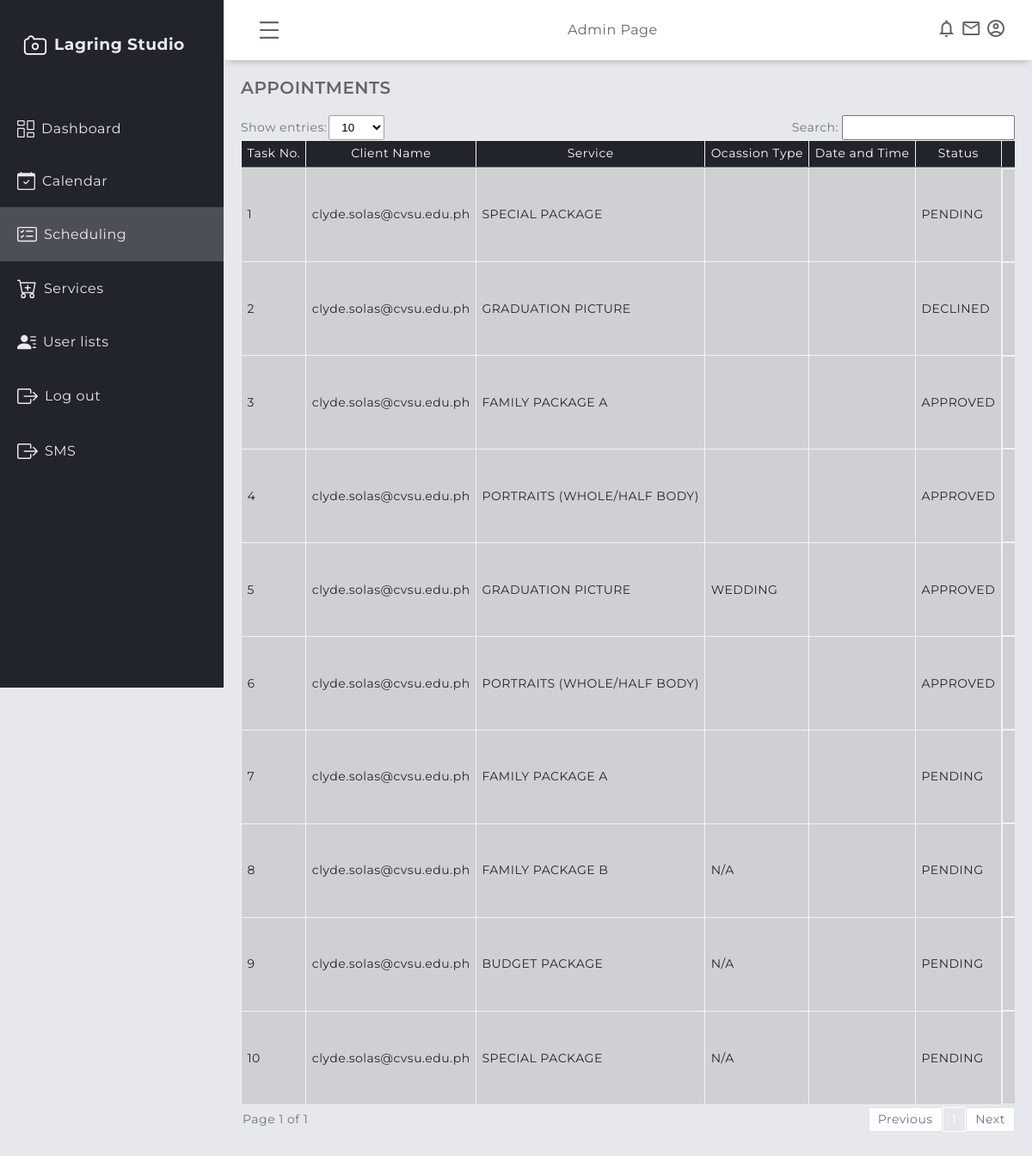
Page /admin/scheduled_task.php (signed in) on the committed database.
### tables this page shows
CREATE TABLE IF NOT EXISTS `appointment` (
  `apt_id` int NOT NULL AUTO_INCREMENT,
  `schedule_id` varchar(255) DEFAULT NULL,
  `user_id` int NOT NULL,
  `service_id` int NOT NULL,
  `apt_occasion_type` varchar(200) DEFAULT NULL,
  `apt_datetime` datetime NOT NULL,
  `apt_location` varchar(255) DEFAULT NULL,
  `apt_status` varchar(200) NOT NULL DEFAULT 'PENDING',
  `apt_remark` varchar(500) NOT NULL DEFAULT 'Please wait for approval.',
  `apt_status_date` datetime DEFAULT NULL,
  `apt_date_added` datetime NOT NULL DEFAULT CURRENT_TIMESTAMP,
  `apt_photographer` varchar(255) DEFAULT NULL,
  PRIMARY KEY (`apt_id`),
  KEY `service_id` (`service_id`),
  KEY `user_id` (`user_id`)
);

CREATE TABLE IF NOT EXISTS `users` (
  `user_id` int NOT NULL AUTO_INCREMENT,
  `firstname` varchar(200) NOT NULL,
  `middlename` varchar(200) NOT NULL,
  `surname` varchar(200) NOT NULL,
  `registration_date` datetime NOT NULL DEFAULT CURRENT_TIMESTAMP,
  `contact` bigint NOT NULL,
  `email` varchar(200) NOT NULL,
  `password` varchar(200) NOT NULL,
  `role` varchar(200) NOT NULL,
  PRIMARY KEY (`user_id`)
);

CREATE TABLE IF NOT EXISTS `services` (
  `service_id` int NOT NULL AUTO_INCREMENT,
  `service_name` varchar(250) NOT NULL,
  `service_description` varchar(500) NOT NULL,
  `service_type` varchar(200) NOT NULL,
  `service_price` int DEFAULT NULL,
  `service_date_added` datetime NOT NULL DEFAULT CURRENT_TIMESTAMP,
  `archived_flag` int NOT NULL,
  PRIMARY KEY (`service_id`)
);

### admin/scheduled_task.php (the view, shortened to what this page needs)
<?php
    include('session.php');
?>
<!DOCTYPE html>
<html lang="en">
    <head>
        <link rel="stylesheet" href="../assets/global/css/design.css" />
        <link rel="stylesheet" href="../assets/global/css/global.css" />
        <link rel="stylesheet" href="../assets/admin/css/dashboardcontainer.css" />
        <link rel="stylesheet" href="../assets/global/css/table.css" />
        </head>
    <body>
        <?php require "header/header.php"?>
        <?php require "navigation/sidebar.php"?>
        <main class="main-container">
            <div class="main-title">
                <p class="font-weight-bold">APPOINTMENTS</p>
            </div>
        <div class= "showAndSearch  text-secondary align-items-center mb-1">
            <div class= "align-items-center">
                <label >Show entries:</label>
                    <select id="entriesPerPage">
                        <option value="10">10</option>
                    </select>
            </div>
            <div class= "align-items-center">
                <label for="searchInput" class="pr-1" >Search:</label>
                <div style="position: relative;">
                        <input type="text" id="searchInput" >
                </div>
            </div>
            <div id="table1" class="table-group-container active">
                <table id="table1" class="table table-striped table-bordered w-100">
                    <thead>
                        <tr>
                            <th>Task No.</th>
                            <th>Client Name</th>
                            <th>Service</th>
                            <th>Ocassion Type</th>
                            <th>Date and Time</th>
                            <th>Status</th>
                            <th>Actions</th>
                        </tr>
                    </thead>
                <tbody>
            <?php
                $i = 1;
                $sql = mysqli_query($connection, "SELECT * FROM appointment, services, users WHERE appointment.apt_status != 'ARCHIVED' AND appointment.service_id = services.service_id AND appointment.user_id = users.user_id") or die(mysqli_error($connection));
                    if (mysqli_num_rows($sql) > 0) {
                        while ($row = mysqli_fetch_array($sql)) {
                            $id = $row['apt_id'];
                            $serstat = $row['apt_status'];
                            $email = $row['email'];
                            $sername = $row['service_name'];
                            $apt_occ = $row['apt_occasion_type'];
                            $apt_date = $row['apt_date'];
            ?>
                        <tr>
                            <td><?php echo $i++ ?></td>
                            <td><?php echo ($email);?></td>
                            <td><?php echo strtoupper($sername);?></td>
                            <td><?php echo strtoupper($apt_occ);?></td>
                            <td><?php echo strtoupper($apt_date);?></td>
                            <td><?php echo $serstat; ?></td>
                            <td class="justify-space-evenly">
             <a
                href="#"
                title="Edit"
                class="modal-trigger justify-content-center"
                data-modal-id="<?php echo 'edit'.$id; ?>">
            </a>
                            </td>
                        </tr>
        <?php
        }}
            else {echo '<tr><td colspan="7" style="text-align: center;">No records found.</td></tr>';}
        ?>
                </tbody>
                </table>
        </div>
        <div class="pagination-container">
            <div id="pagination-label"></div>
                <div id="pagination" class="pagination">
                </div>
            </div>
        </div>
    </body>
</html>

### assets/global/css/design.css (style rules this page uses)
:root { --blue1: rgba(36, 175, 242); --blue2: rgba(7, 164, 241); --blue3: rgba(23, 147, 217); --blue4: rgba(4, 127, 204); --blue5: rgba(30,144,255); --light_blue: rgba(63, 194, 250); --dim_blue: rgba(137, 192, 223); --dark_blue: rgba(30, 70, 139); --gray: rgba(208, 216, 227); --dark_gray: rgba(141, 164, 196); --dirty_white: rgba(244, 244, 244); --red: rgba(254, 0, 0); --maroon: rgba(154, 0, 0); }
* { margin: 0; padding: 0; box-sizing: border-box; }
body { font-family: "Montserrat", sans-serif; letter-spacing: 0.5px; line-height: 1.2; scrollbar-color: smooth; background-color: #e6e8ed; color: #666666; }
.font-weight-bold { font-weight: 600; }

### assets/global/css/global.css (style rules this page uses)
.mb-1 { margin-bottom: 0.25rem; }
.pr-1 { padding-right: 0.25rem; }
.text-secondary { color: #6c757d !important; }
.modal-trigger { background: linear-gradient(135deg, var(--color-primary-variant), var(--color-primary)); font-size: 15px; color: var(--color-bg-1); margin-top: 2rem; display: inline-block; padding: 0.6rem 1.6rem; font-weight: 600; border-radius: 0.3rem; cursor: pointer; }
* { margin: 0; padding: 0; box-sizing: border-box; }
.w-100 { width: 100% !important; }
.justify-content-center { display: flex; justify-content: center !important; }
.justify-space-evenly { display: flex; justify-content: space-evenly; }
.align-items-center { display: flex; align-items: center; }

### assets/admin/css/dashboardcontainer.css (style rules this page uses)
.main-container { margin-top: 70px; margin-left: 260px; padding: 1.25rem; min-height: calc(100vh - 70px); transition: all 0.5s; -webkit-transition: all 0.5s; z-index: 8; }
.main-title { margin: 0 0 1.25rem 0; }
.main-title p { font-size: 1.25rem; }

### assets/global/css/table.css (style rules this page uses)
.table { width: 100%; margin-bottom: 2px; color: #212529; border-collapse: collapse; white-space: nowrap; }
.table th, .table td { padding: 0.4rem; align-items: center; border-top: 1px solid #cafaca77; }
.table thead th { vertical-align: bottom; border-bottom: 2px solid #cafaca77; background-color: #21232d; color: white; font-weight: normal; text-align: center; }
.table-bordered { border: 1px solid #cafaca77; }
.table-bordered th, .table-bordered td { border: 1px solid hsl(0, 0%, 95%); }
.table-bordered thead th, .table-bordered thead td { border-bottom-width: 2px; }
.table-striped tbody tr { background-color: rgba(0, 0, 0, 0.1); }
#entriesPerPage { background-color: white; border: 1px solid rgb(158, 158, 158); border-radius: 2px; padding: 5px 10px; align-items: center; margin-left: 2px; outline: none; }
#searchInput { padding: 5px 10px; outline: none; }
.showAndSearch { display: flex; justify-content: space-between; flex-wrap: wrap; font-size: 14px; margin-bottom: 10px; }
.pagination-container { display: flex; justify-content: space-between; align-items: center; font-size: 14px; width: 100%; }
#pagination-label { color: #6c757d; padding-left: 2px; }
.pagination { display: flex; align-items: center; }
.table-group-container { display: none; overflow-x: auto; }
.table-group-container.active { display: block; width: 100%; }

### rows in the picture
appointment: user.email "clyde.solas@cvsu.edu.ph", service.service_name "SPECIAL PACKAGE", apt_status "PENDING"
appointment: user.email "clyde.solas@cvsu.edu.ph", service.service_name "GRADUATION PICTURE", apt_status "DECLINED"
appointment: user.email "clyde.solas@cvsu.edu.ph", service.service_name "FAMILY PACKAGE A", apt_status "APPROVED"
appointment: user.email "clyde.solas@cvsu.edu.ph", service.service_name "PORTRAITS (WHOLE/HALF BODY)", apt_status "APPROVED"
appointment: user.email "clyde.solas@cvsu.edu.ph", service.service_name "GRADUATION PICTURE", apt_occasion_type "WEDDING", apt_status "APPROVED"
appointment: user.email "clyde.solas@cvsu.edu.ph", service.service_name "PORTRAITS (WHOLE/HALF BODY)", apt_status "APPROVED"
appointment: user.email "clyde.solas@cvsu.edu.ph", service.service_name "FAMILY PACKAGE A", apt_status "PENDING"
appointment: user.email "clyde.solas@cvsu.edu.ph", service.service_name "FAMILY PACKAGE B", apt_occasion_type "N/A", apt_status "PENDING"
appointment: user.email "clyde.solas@cvsu.edu.ph", service.service_name "BUDGET PACKAGE", apt_occasion_type "N/A", apt_status "PENDING"
appointment: user.email "clyde.solas@cvsu.edu.ph", service.service_name "SPECIAL PACKAGE", apt_occasion_type "N/A", apt_status "PENDING"
